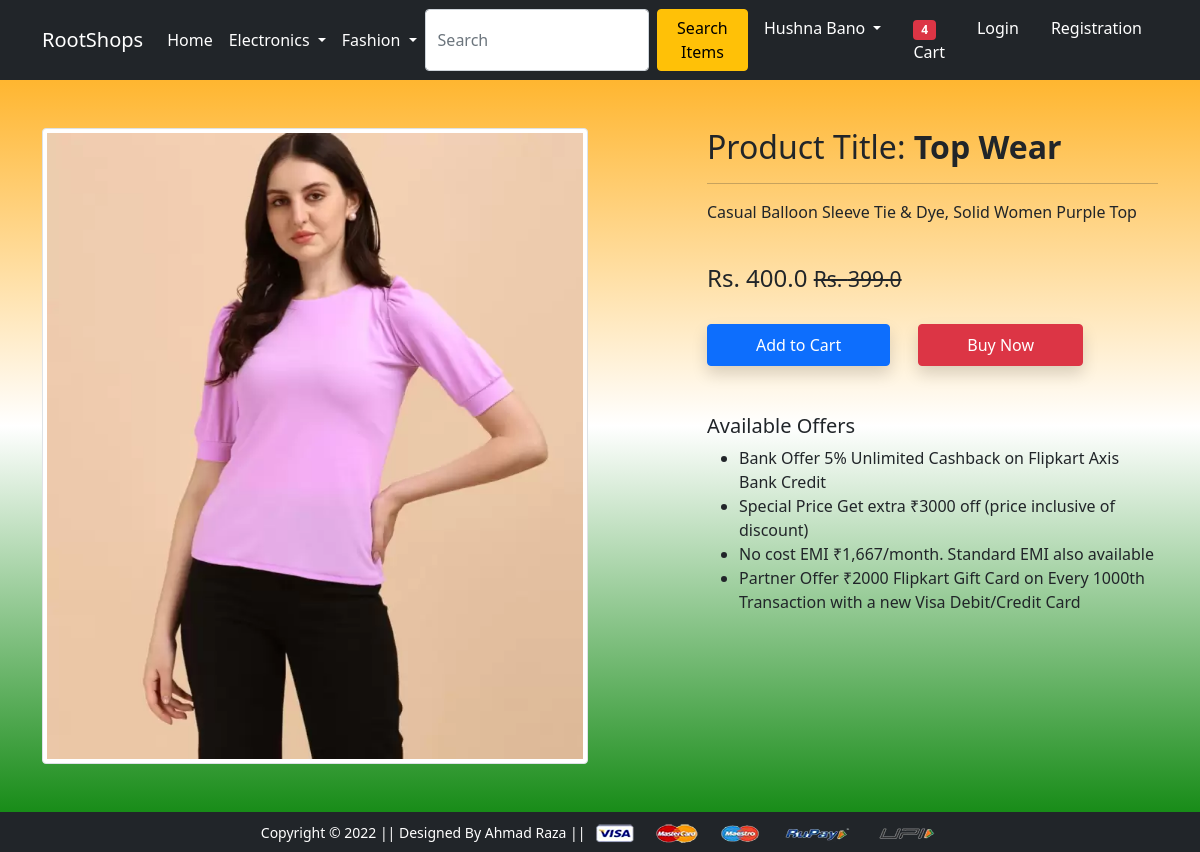
Screenshot of /product-detail/2 with the database file from the repository.
### app/models.py (models this page shows)
class Product(models.Model):
    title=models.CharField(max_length=120)
    selling_price=models.FloatField()
    discount_price=models.FloatField()
    description=models.TextField()
    brand=models.CharField(max_length=100)
    category=models.CharField(choices=CATEGORY_CHOICES,max_length=2)
    product_image=models.ImageField(upload_to='productimg')

### app/views.py (the view)
# urls.py: path('product-detail/<int:pk>', views.ProductDetailView.as_view(), name='product-detail'),
class ProductDetailView(View):
    def get(self,request,pk):
        product=Product.objects.get(pk=pk)
        return render(request,'app/productdetail.html',
                      {'product':product})

### app/templates/app/productdetail.html (shortened to what this page needs)
{% extends 'app/base.html' %}
{% load static %}
{% block main-content %}
<div class="container my-5">
 <div class="row">
  <div class="col-sm-6 text-center align-self-center">
   <img src="{{product.product_image.url}}" alt="" class="img-fluid img-thumbnail">
  </div>
  <div class="col-sm-5 offset-sm-1">
   <h2>Product Title: <b>{{product.title}}</b> </h2>
   <hr>
   <p>{{product.description}}</p> <br>
   <h4>Rs. {{product.discount_price}} <small class="fw-light text-decoration-line-through">
    Rs. {{product.selling_price}}</small></h4> <br>
   <a href="{% url 'add-to-cart' %}" class="btn btn-primary shadow px-5 py-2">Add to Cart</a>
   <a href="{% url 'buy-now' %}" class="btn btn-danger shadow px-5 py-2 ms-4">Buy Now</a>
   <h5 class="mt-5">Available Offers</h5>
   <ul>
    <li>Bank Offer 5% Unlimited Cashback on Flipkart Axis Bank Credit</li>
    <li>Special Price Get extra ₹3000 off (price inclusive of discount)</li>
    <li>No cost EMI ₹1,667/month. Standard EMI also available</li>
    <li>Partner Offer ₹2000 Flipkart Gift Card on Every 1000th Transaction with a new Visa Debit/Credit Card</li>
   </ul>
  </div>
 </div>
</div>
{% endblock main-content %}

### app/static/app/css/style.css (style rules this page uses)
body { background-image: linear-gradient(orange,white,green); }

### rows the page displays
Product: product_image (picture), title "Top Wear", description "Casual Balloon Sleeve Tie & Dye, Solid Women Purple Top", discount_price "400.0", selling_price "399.0"
